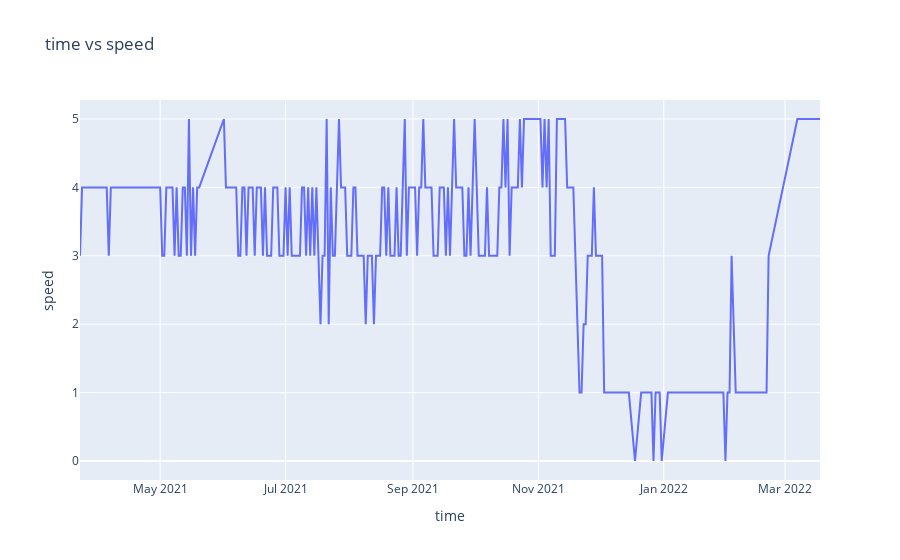

This figure's notebook cell:
### Code cell
import plotly.express as px



fig = px.line(daily_mode_df, x='day', y='speed', title='time vs speed',
                 labels={'day': 'time', 'speed': 'speed'})

fig.show()

### Figure 1 — Plotly figure (JSON) as saved in the notebook; plotly's stock layout.template omitted (floating-point values rounded to 4 significant figures; data arrays with more than 128 entries replaced by an {"elided": "..."} marker saying what was removed)
{"data": [{"hovertemplate": "time=%{x}<br>speed=%{y}<extra></extra>", "legendgroup": "", "line": {"color": "#636efa", "dash": "solid"}, "marker": {"symbol": "circle"}, "mode": "lines", "name": "", "orientation": "v", "showlegend": false, "type": "scatter", "x": {"elided": "315 str values"}, "xaxis": "x", "y": {"elided": "315 int values"}, "yaxis": "y"}], "layout": {"legend": {"tracegroupgap": 0}, "title": {"text": "time vs speed"}, "xaxis": {"anchor": "y", "domain": [0, 1], "title": {"text": "time"}}, "yaxis": {"anchor": "x", "domain": [0, 1], "title": {"text": "speed"}}}}
